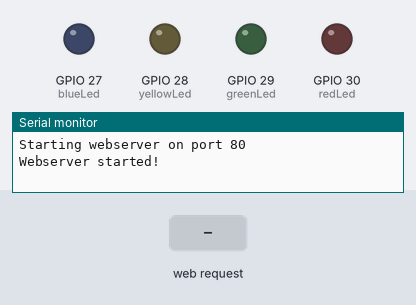
Bench run of a sketch on a simulated ESP32. Shown: output pins drawn as LEDs (lit = HIGH), the last lines printed to the serial monitor. The inputs (shaded band) are chosen by the test bench. WiFi joins after 1.5 s; servers stay silent unless stated.

Above: at 2.9 s.
3.0 s: HTTP request GET /RH received
At 4.0 s:
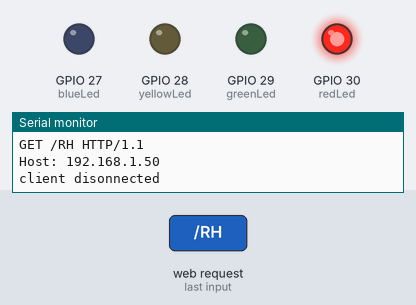
4.5 s: HTTP request GET /GH received
At 5.1 s:
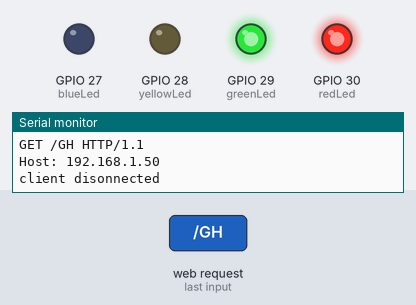
6.0 s: HTTP request GET /RL received
At 6.3 s:
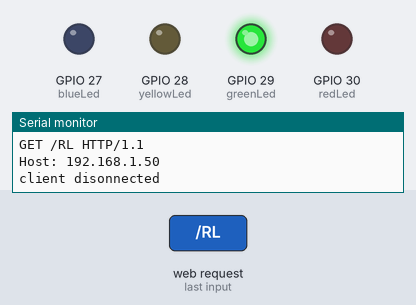
7.5 s: HTTP request GET /YH received
At 8.6 s:
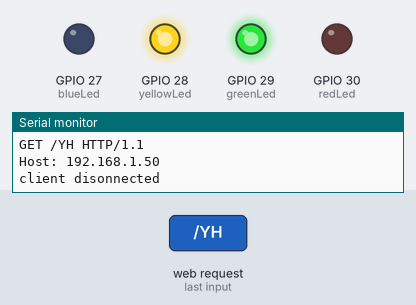
9.0 s: HTTP request GET /GL received
At 9.7 s:
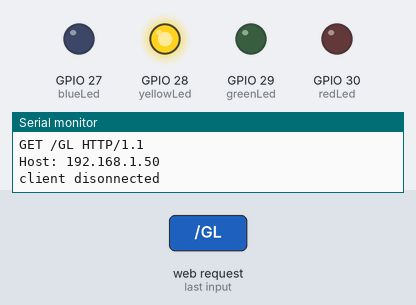
10.5 s: HTTP request GET /BH received
At 10.8 s:
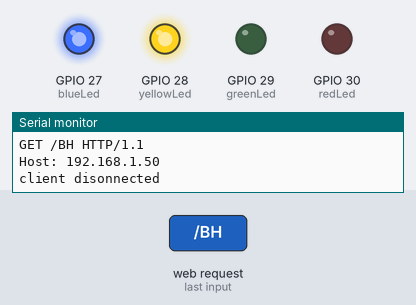
Timing chart, 0 to 13.0 s (numbered marks = the images above; inputs shaded):
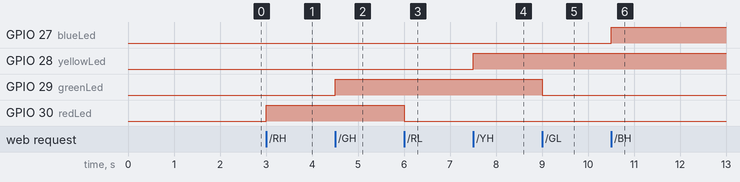

Measured:
- after the input at 3.0 s, GPIO 30 (redLed): LOW → HIGH at once
- after the input at 4.5 s, GPIO 29 (greenLed): LOW → HIGH at once
- after the input at 6.0 s, GPIO 30 (redLed): HIGH → LOW at once
- after the input at 7.5 s, GPIO 28 (yellowLed): LOW → HIGH at once
- after the input at 9.0 s, GPIO 29 (greenLed): HIGH → LOW at once
- after the input at 10.5 s, GPIO 27 (blueLed): LOW → HIGH at once

The sketch:

SimpleWebServerWiFi_Multiple_LEDs.ino
```cpp
#ifndef __CC3200R1M1RGC__

#include <SPI.h>
#endif
#include <WiFi.h>

// your network name also called SSID
char ssid[] = "";
// your network password
char password[] = "";
// your network key Index number (needed only for WEP)
int keyIndex = 0;

WiFiServer server(80);

//led pin connections
int redLed = 30;
int greenLed = 29;
int yellowLed = 28;
int blueLed = 27;

void setup() {
  Serial.begin(9600);      // initialize serial communication
  pinMode(redLed, OUTPUT);
  pinMode(greenLed, OUTPUT);
  pinMode(yellowLed, OUTPUT);
  pinMode(blueLed, OUTPUT);

  // attempt to connect to Wifi network:
  Serial.print("Attempting to connect to Network named: ");
  // print the network name (SSID);
  Serial.println(ssid);
  // Connect to WPA/WPA2 network. Change this line if using open or WEP network:
  WiFi.begin(ssid, password);
  while ( WiFi.status() != WL_CONNECTED) {
    // print dots while we wait to connect
    Serial.print(".");
    delay(300);
  }

  Serial.println("\nYou're connected to the network");
  Serial.println("Waiting for an ip address");

  while (WiFi.localIP() == INADDR_NONE) {
    // print dots while we wait for an ip addresss
    Serial.print(".");
    delay(300);
  }

  Serial.println("\nIP Address obtained");

  // you're connected now, so print out the status
  printWifiStatus();

  Serial.println("Starting webserver on port 80");
  server.begin();                           // start the web server on port 80
  Serial.println("Webserver started!");
}

void loop() {
  int i = 0;
  WiFiClient client = server.available();   // listen for incoming clients

  if (client) {                             // if you get a client,
    Serial.println("new client");           // print a message out the serial port
    char buffer[150] = {0};                 // make a buffer to hold incoming data
    while (client.connected()) {            // loop while the client's connected
      if (client.available()) {             // if there's bytes to read from the client,
        char c = client.read();             // read a byte, then
        Serial.write(c);                    // print it out the serial monitor
        if (c == '\n') {                    // if the byte is a newline character

          // if the current line is blank, you got two newline characters in a row.
          // that's the end of the client HTTP request, so send a response:
          if (strlen(buffer) == 0) {
            // HTTP headers always start with a response code (e.g. HTTP/1.1 200 OK)
            // and a content-type so the client knows what's coming, then a blank line:
            client.println("HTTP/1.1 200 OK");
            client.println("Content-type:text/html");
            client.println();

            // the content of the HTTP response follows the header:
            client.println("<html><head><title>Energia CC3100 WiFi Web Server</title></head>");
            client.println("<body style=\"background-color:#212F3C;\"><center>");

            client.println("<h1><font color=\"#FBFCFC\" face=\"Courier\">CC3100 WIFI WEB SERVER</font></h1>");
            client.println("<h2><font color=\"#FBFCFC\" face=\"Courier\">MULTI LED CONTROL</font></h2>");

            client.println("<p><font size=\"4\" color=\"#E74C3C\" face=\"Courier\">RED LED</font></p>");
            client.println("<button onclick=\"location.href='/RH'\">HIGH</button>");
            client.println("<button onclick=\"location.href='/RL'\">LOW</button>");

            client.println("<br>");
            client.println("<br>");

            client.println("<p><font size=\"4\" color=\"#229954\" face=\"Courier\">GREEN LED</font></p>");
            client.println("<button onclick=\"location.href='/GH'\">HIGH</button>");
            client.println("<button onclick=\"location.href='/GL'\">LOW</button>");

            client.println("<br>");
            client.println("<br>");

            client.println("<p><font size=\"4\" color=\"#F4D03F\" face=\"Courier\">YELLOW LED</font></p>");
            client.println("<button onclick=\"location.href='/YH'\">HIGH</button>");
            client.println("<button onclick=\"location.href='/YL'\">LOW</button>");

            client.println("<br>");
            client.println("<br>");

            client.println("<p><font size=\"4\" color=\"#AED6F1\" face=\"Courier\">BLUE LED</font></p>");
            client.println("<button onclick=\"location.href='/BH'\">HIGH</button>");
            client.println("<button onclick=\"location.href='/BL'\">LOW</button>");

            // The HTTP response ends with another blank line:
            client.println();
            // break out of the while loop:
            break;
          }
          else {      // if you got a newline, then clear the buffer:
            memset(buffer, 0, 150);
            i = 0;
          }
        }
        else if (c != '\r') {    // if you got anything else but a carriage return character,
          buffer[i++] = c;      // add it to the end of the currentLine
        }

        // Check to see if the client request was "GET /RH" or "GET /RL":
        if (endsWith(buffer, "GET /RH")) {
          digitalWrite(redLed, HIGH);
        }
        if (endsWith(buffer, "GET /RL")) {
          digitalWrite(redLed, LOW);
        }

        if (endsWith(buffer, "GET /GH")) {
          digitalWrite(greenLed, HIGH);
        }
        if (endsWith(buffer, "GET /GL")) {
          digitalWrite(greenLed, LOW);
        }

        if (endsWith(buffer, "GET /YH")) {
          digitalWrite(yellowLed, HIGH);
        }
        if (endsWith(buffer, "GET /YL")) {
          digitalWrite(yellowLed, LOW);
        }

        if (endsWith(buffer, "GET /BH")) {
          digitalWrite(blueLed, HIGH);
        }
        if (endsWith(buffer, "GET /BL")) {
          digitalWrite(blueLed, LOW);
        }
      }
    }
    // close the connection:
    client.stop();
    Serial.println("client disonnected");
  }
}

//
//a way to check if one array ends with another array
//
boolean endsWith(char* inString, char* compString) {
  int compLength = strlen(compString);
  int strLength = strlen(inString);

  //compare the last "compLength" values of the inString
  int i;
  for (i = 0; i < compLength; i++) {
    char a = inString[(strLength - 1) - i];
    char b = compString[(compLength - 1) - i];
    if (a != b) {
      return false;
    }
  }
  return true;
}

void printWifiStatus() {
  // print the SSID of the network you're attached to:
  Serial.print("SSID: ");
  Serial.println(WiFi.SSID());

  // print your WiFi IP address:
  IPAddress ip = WiFi.localIP();
  Serial.print("IP Address: ");
  Serial.println(ip);

  // print the received signal strength:
  long rssi = WiFi.RSSI();
  Serial.print("signal strength (RSSI):");
  Serial.print(rssi);
  Serial.println(" dBm");
  // print where to go in a browser:
  Serial.print("To see this page in action, open a browser to http://");
  Serial.println(ip);
}
```
